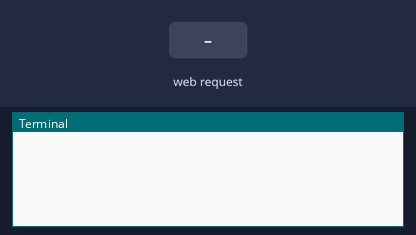
Bench run of a program on a simulated Raspberry Pi (BCM pin numbers). On the bench: the last lines printed to the terminal. Inputs (shaded band) come from the test bench. The camera gives no picture and a still takes 0.5 s; the clock reads 2024-03-15 10:24:30 at power-on unless the program sets it.

Above: at 1.2 s.
1.3 s: HTTP request for / received
At 2.1 s:
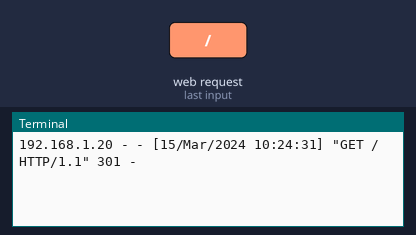
2.8 s: HTTP request for /stream.mjpg received
At 3.2 s:
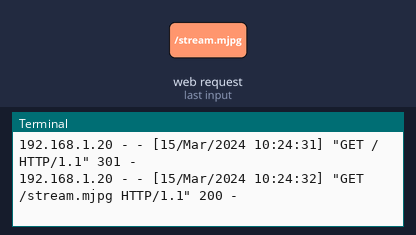

The program:

StreamServer.py
```python
# Web streaming example
# Source code from the official PiCamera package
# http://picamera.readthedocs.io/en/latest/recipes2.html#web-streaming

import io
import picamera
import logging
import socketserver
from threading import Condition
from http import server

PORT = 8000

class StreamingOutput(object):
    def __init__(self):
        self.frame = None
        self.buffer = io.BytesIO()
        self.condition = Condition()

    def write(self, buf):
        if buf.startswith(b'\xff\xd8'):
            # New frame, copy the existing buffer's content and notify all
            # clients it's available
            self.buffer.truncate()
            with self.condition:
                self.frame = self.buffer.getvalue()
                self.condition.notify_all()
            self.buffer.seek(0)
        return self.buffer.write(buf)


class StreamingHandler(server.BaseHTTPRequestHandler):
    def do_GET(self):
        if self.path == '/':
            self.send_response(301)
            self.send_header('Location', '/index.html')
            self.end_headers()
        elif self.path == '/stream.mjpg':
            self.send_response(200)
            self.send_header('Age', 0)
            self.send_header('Cache-Control', 'no-cache, private')
            self.send_header('Pragma', 'no-cache')
            self.send_header('Content-Type', 'multipart/x-mixed-replace; boundary=FRAME')
            self.end_headers()
            try:
                while True:
                    with output.condition:
                        output.condition.wait()
                        frame = output.frame
                    self.wfile.write(b'--FRAME\r\n')
                    self.send_header('Content-Type', 'image/jpeg')
                    self.send_header('Content-Length', len(frame))
                    self.end_headers()
                    self.wfile.write(frame)
                    self.wfile.write(b'\r\n')
            except Exception as e:
                logging.warning(
                    'Removed streaming client %s: %s',
                    self.client_address, str(e))
        else:
            self.send_error(404)
            self.end_headers()


class StreamingServer(socketserver.ThreadingMixIn, server.HTTPServer):
    allow_reuse_address = True
    daemon_threads = True


with picamera.PiCamera(resolution='640x480', framerate=24) as camera:
    output = StreamingOutput()
    # Uncomment the next line to change your Pi's Camera rotation (in degrees)
    camera.rotation = 180
    camera.start_recording(output, format='mjpeg')
    try:
        address = ('', PORT)
        server = StreamingServer(address, StreamingHandler)
        server.serve_forever()
    finally:
        camera.stop_recording()
```

Measured:
- after the input at 1.3 s, the terminal: prints a new line at once (image 1)
- after the input at 2.8 s, the terminal: prints a new line at once (image 2)
